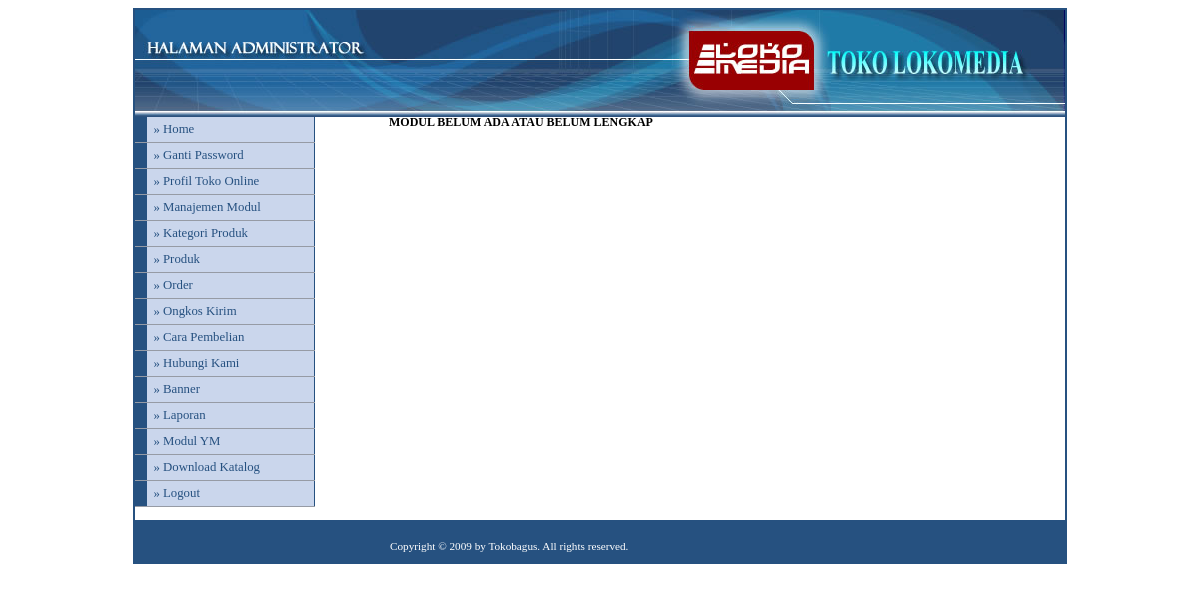
/adminweb/media.php (signed in), run on the app's committed database.
### tables this page shows
CREATE TABLE IF NOT EXISTS `modul` (
  `id_modul` int(5) NOT NULL AUTO_INCREMENT,
  `nama_modul` varchar(50) NOT NULL,
  `link` varchar(100) NOT NULL,
  `static_content` text NOT NULL,
  `gambar` varchar(100) NOT NULL,
  `status` enum('user','admin') NOT NULL,
  `aktif` enum('Y','N') NOT NULL,
  `urutan` int(5) NOT NULL,
  `nama_toko` varchar(100) NOT NULL,
  `meta_deskripsi` varchar(200) NOT NULL,
  `meta_keyword` varchar(200) NOT NULL,
  `email_pengelola` varchar(100) NOT NULL,
  `nomor_rekening` varchar(100) NOT NULL,
  `nomor_hp` varchar(20) NOT NULL,
  PRIMARY KEY (`id_modul`)
);

### adminweb/menu.php (the view, shortened to what this page needs)
<?php
if ($_SESSION[leveluser]=='admin'){
  $sql=mysql_query("select * from modul where aktif='Y' order by urutan");
}
else{
  $sql=mysql_query("select * from modul where status='user' and aktif='Y' order by urutan");
}
while ($m=mysql_fetch_array($sql)){
  echo "<li><a href='$m[link]'>&#187; $m[nama_modul]</a></li>";
}
?>

### adminweb/style.css (style rules this page uses)
body { font-family: Tahoma; text-align: center; }
#menu li { width: 180px; border-bottom: 1px solid #969BA5; margin: 0; padding: 0; font-size: 80%; vertical-align: bottom; }
#menu a:link, #menu a:visited { display: block; padding: 5px 5px 5px 0.5em; border-left: 12px solid #265180; border-right: 1px solid #265180; background-color: #CAD6EC; color: #265180; text-decoration: none; }
a:link,a:visited { color:#265180; }

### data on the page
modul: nama_modul "Ganti Password"
modul: nama_modul "Profil Toko Online"
modul: nama_modul "Manajemen Modul"
modul: nama_modul "Kategori Produk"
modul: nama_modul "Produk"
modul: nama_modul "Order"
modul: nama_modul "Ongkos Kirim"
modul: nama_modul "Cara Pembelian"
modul: nama_modul "Hubungi Kami"
modul: nama_modul "Banner"
modul: nama_modul "Laporan"
modul: nama_modul "Modul YM"
modul: nama_modul "Download Katalog"
